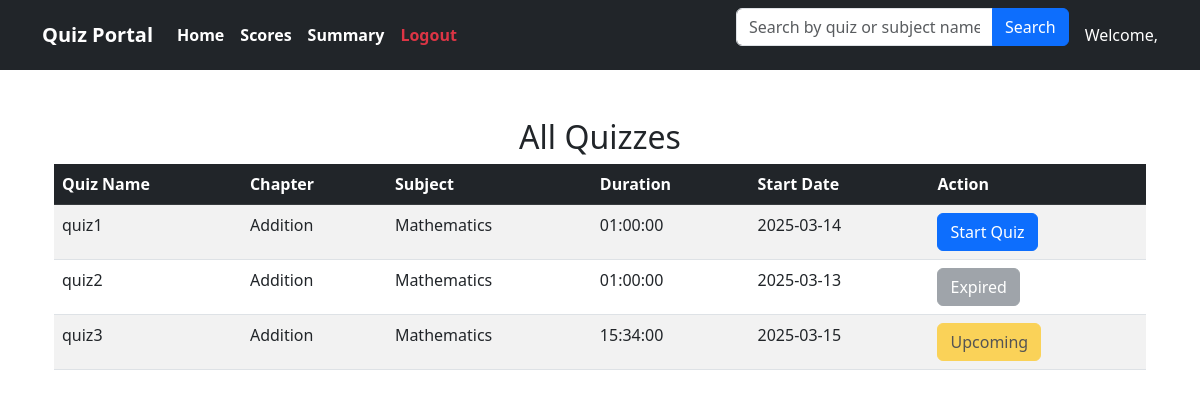
Before: /quizzes with the older database file.
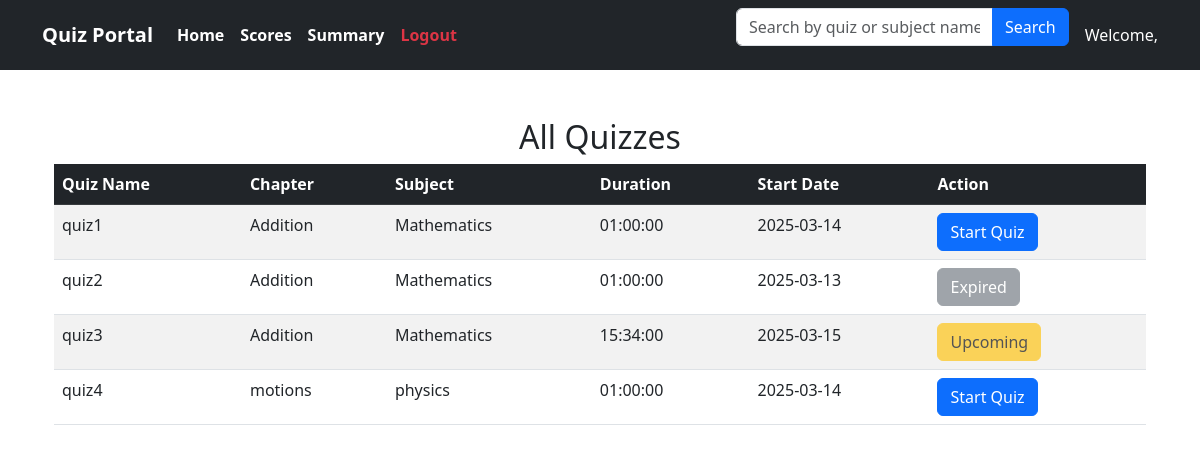
After: the same page with the newer database file.
### backend/models.py (models this page shows)
class Quiz(db.Model):
    __tablename__ = 'quiz'
    id = db.Column(db.Integer, primary_key=True)
    chapter_id = db.Column(db.Integer, db.ForeignKey('chapter.id', ondelete='CASCADE'), nullable=False)
    quiz_name = db.Column(db.String, nullable=False)
    date_of_quiz = db.Column(db.DateTime, nullable=False)
    time_duration = db.Column(db.Time, nullable=False)
    questions = db.relationship('Question', backref='quiz',lazy=True, cascade='all, delete-orphan')
    scores = db.relationship('Score', backref='quiz',lazy=True, cascade='all, delete-orphan')

class Chapter(db.Model):
    __tablename__ = 'chapter'
    id = db.Column(db.Integer, primary_key=True)
    name = db.Column(db.String, nullable=False)
    description = db.Column(db.String, nullable=False)
    subject_id = db.Column(db.Integer, db.ForeignKey('subjects.id', ondelete='CASCADE'), nullable=False)
    quizzes = db.relationship('Quiz', backref='chapter',lazy=True, cascade='all, delete-orphan')

class Subject(db.Model):
    __tablename__ = 'subjects'
    id = db.Column(db.Integer, primary_key=True)
    name = db.Column(db.String(100), nullable=False)
    description = db.Column(db.String(255), nullable=True)
    chapters = db.relationship('Chapter', backref='subject', cascade="all, delete", lazy=True)

### app.py (the view)
@app.route('/quizzes')
def all_quizzes():
    current_date = date.today()  # Ensure it is a date object
    quizzes = Quiz.query.all()
    formatted_quizzes = [
        {
            'id': quiz.id,
            'quiz_name': quiz.quiz_name,
            'chapter': quiz.chapter.name,
            'subject': quiz.chapter.subject.name,
            'time_duration': quiz.time_duration,
            'date_of_quiz': quiz.date_of_quiz if isinstance(quiz.date_of_quiz, date) else quiz.date_of_quiz.date()
        }
        for quiz in quizzes
    ]
    return render_template('users.html', quizzes=formatted_quizzes, current_date=current_date)

### templates/users.html (shortened to what this page needs)
{% extends "usernavbar.html" %}
{% block content %}
    <div class="container mt-5">
        <h2 class="text-center">All Quizzes</h2>
        <table class="table table-striped">
            <thead class="table-dark">
                <tr>
                    <th>Quiz Name</th>
                    <th>Chapter</th>
                    <th>Subject</th>
                    <th>Duration</th>
                    <th>Start Date</th>
                    <th>Action</th>
                </tr>
            </thead>
            <tbody>
                {% for quiz in quizzes %}
                <tr>
                    <td>{{ quiz.quiz_name }}</td>
                    <td>{{ quiz.chapter }}</td>
                    <td>{{ quiz.subject }}</td>
                    <td>{{ quiz.time_duration }}</td>
                    <td>{{ quiz.date_of_quiz.strftime('%Y-%m-%d') }}</td>
                    <td>
                        {% if quiz.date_of_quiz.date() == current_date %}
                            <a href="{{ url_for('attempt_quiz', quiz_id=quiz.id) }}" class="btn btn-primary">Start Quiz</a>
                        {% elif quiz.date_of_quiz.date() > current_date %}
                            <button class="btn btn-warning" disabled>Upcoming</button>
                        {% else %}
                            <button class="btn btn-secondary" disabled>Expired</button>
                        {% endif %}
                    </td>
                </tr>
                {% else %}
                <tr>
                    <td colspan="6" class="text-center">No quizzes available</td>
                </tr>
                {% endfor %}
            </tbody>
        </table>
    </div>
{% endblock %}

Changed rows visible on the page:
added Quiz: quiz_name "quiz4", time_duration "01:00:00", date_of_quiz "2025-03-14"
added Chapter: chapter "motions"
added Subject: subject "physics"
Other visible differences:
new list line: "Start Quiz"
